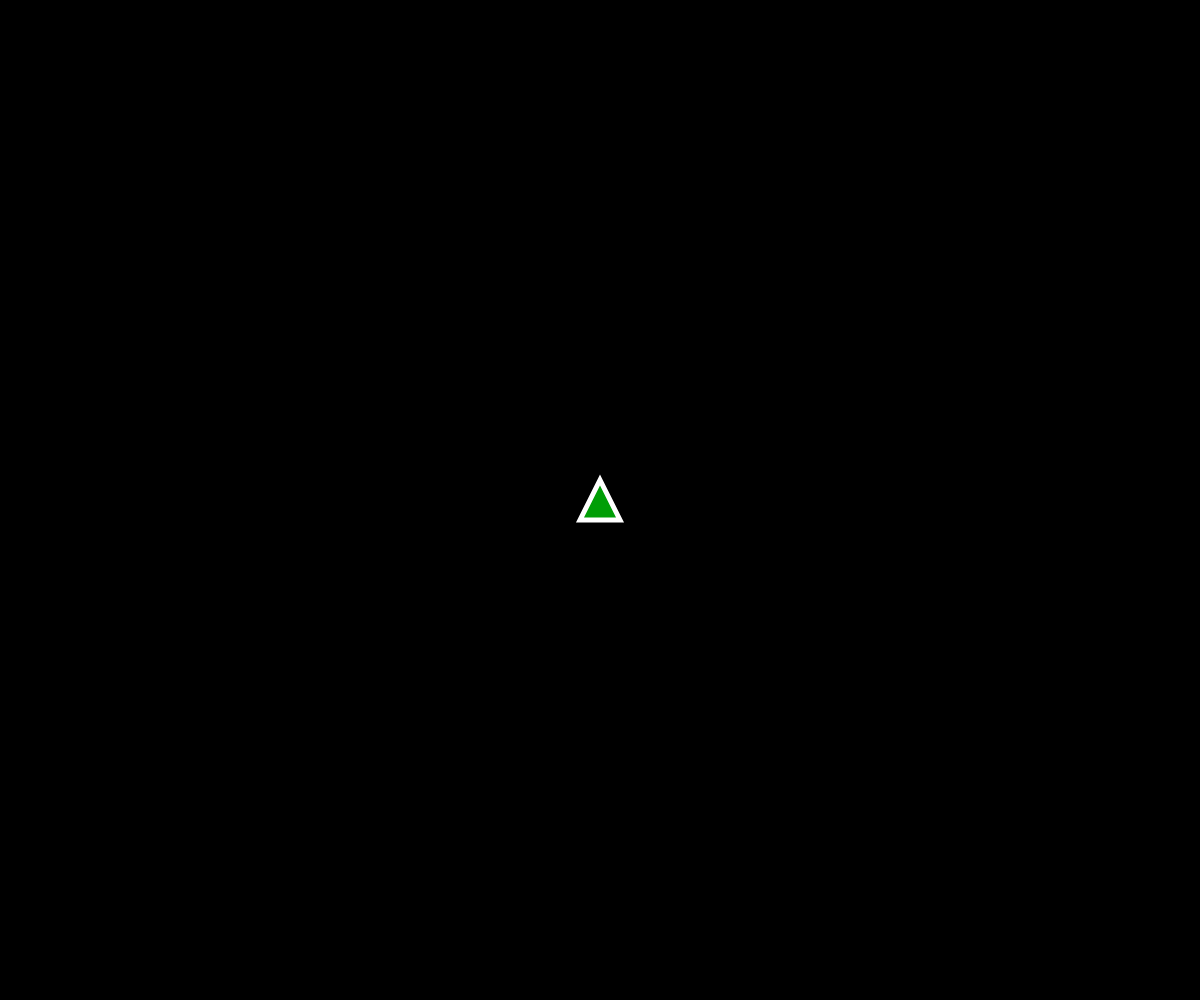
Frame 1 (no input)
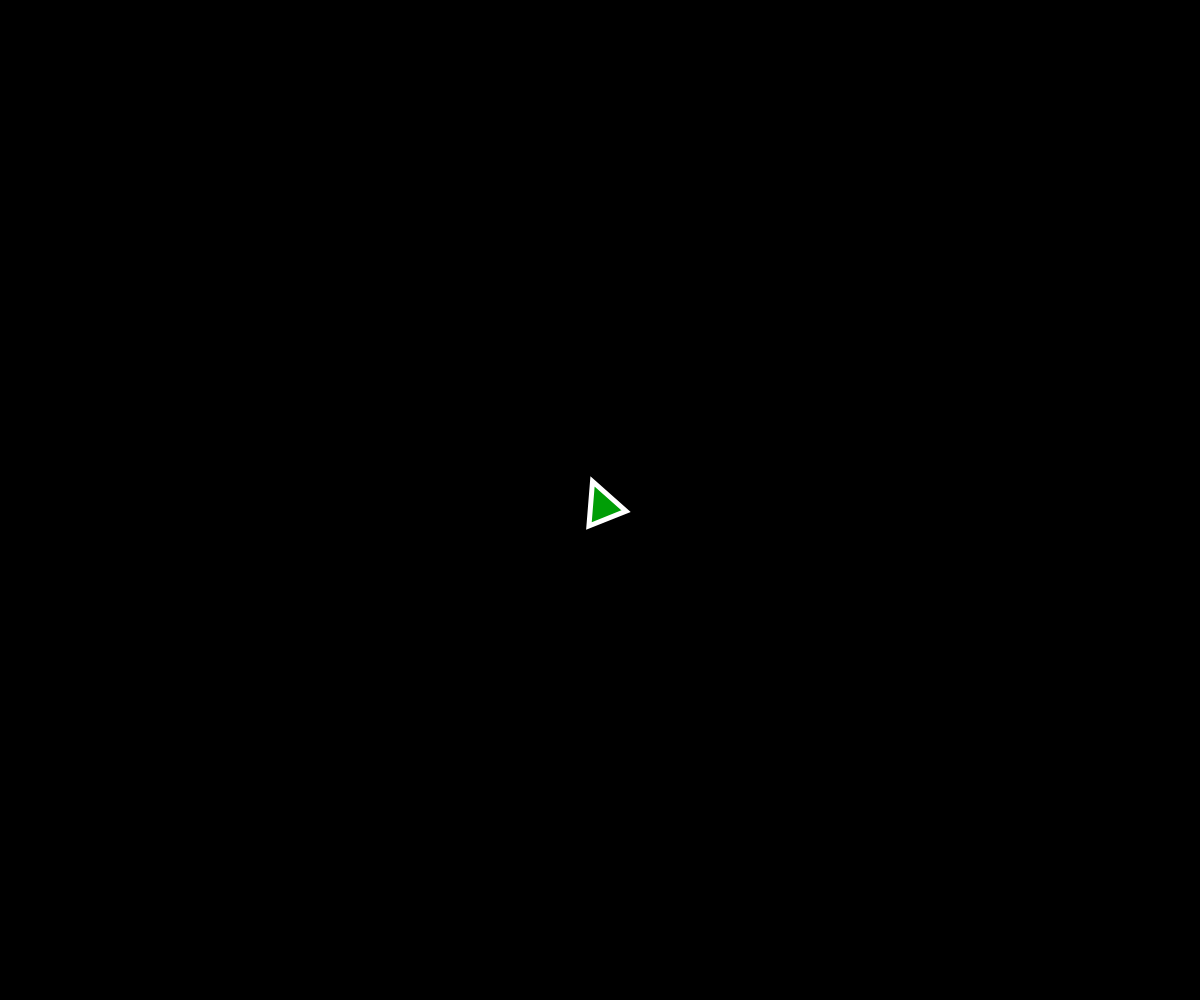
Frame 60 (no input)
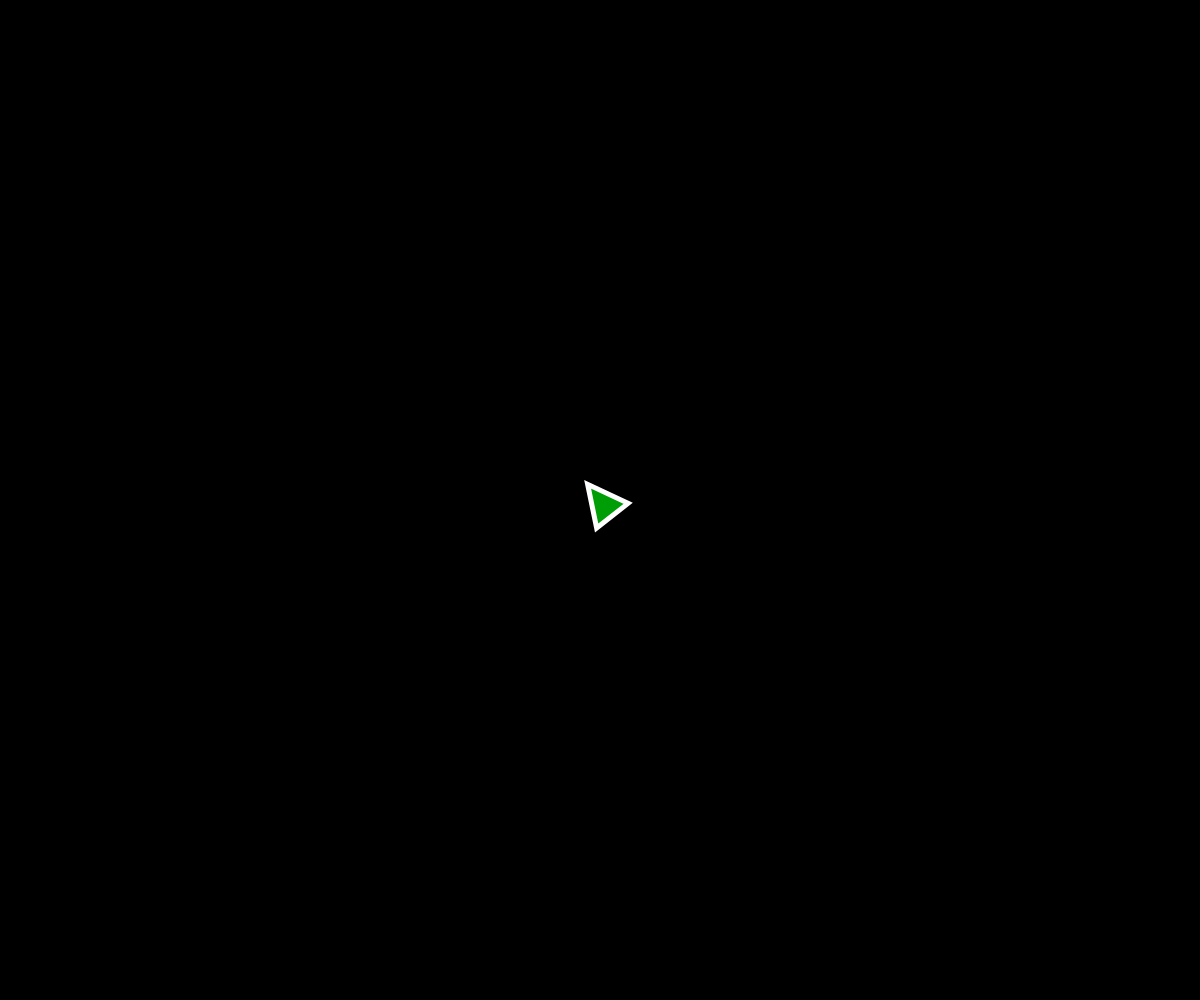
Frame 120 (the mouse pressed at the canvas centre since frame 60)

The p5.js sketch that drew these frames (run headless with seeded random() and noise() and a simulated clock; from frame 60 on, the mouse is pressed at the canvas centre):

// p5.js sketch
// ── sketch.js

let bg_color;
let ship;


function setup() {

    // createCanvas(windowWidth, windowHeight);
    createCanvas(windowWidth, windowHeight);
    bg_color = color('rgb(0, 0, 0)');
      ship = new Ship();

    }




function draw() {
    background(bg_color);

    ship.show();
    ship.turn(0.1);



}


//function to make rotation stop when key is released
function keyReleased() {
  this.setRotation(0);
}


//function to rotate when key is pressed
function keyPressed() {
  if (keyCode == RIGHT_ARROW) {
    this.setRotation(0.1);
  } else if (keyCode == LEFT_ARROW);
  this.setRotation(-0.1);
}




//**********
//create Ship
//*************
function Ship() {
  this.pos = createVector(width/2, height/2);
  this.r = 20;
  this.direction = 0;
  this.rotation = 0;


//creating to display th ship
this.show = function() {
  translate(width/2, height/2);
  rotate(this.direction);
  stroke(255);
  strokeWeight(5);
  fill('rgb(0, 158, 6)');
  triangle(-this.r,this.r,this.r,this.r,0,-this.r);

}

//this.setRotation = function(a) {
///  this.rotation = a;
//}

  this.turn = function(angle){
    this.direction += angle;
  }


}
